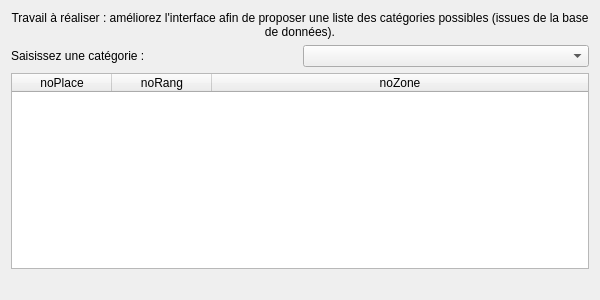
<?xml version="1.0" encoding="UTF-8"?>
<ui version="4.0">
 <class>fct_comp_2</class>
 <widget class="QDialog" name="fct_comp_2">
  <property name="geometry">
   <rect>
    <x>0</x>
    <y>0</y>
    <width>600</width>
    <height>300</height>
   </rect>
  </property>
  <property name="windowTitle">
   <string>Liste des places d'une catégorie (version 2)</string>
  </property>
  <layout class="QVBoxLayout" name="verticalLayout">
   <item>
    <widget class="QLabel" name="label">
     <property name="text">
      <string>Travail à réaliser : améliorez l'interface afin de proposer une liste des catégories possibles (issues de la base de données).</string>
     </property>
     <property name="alignment">
      <set>Qt::AlignCenter</set>
     </property>
     <property name="wordWrap">
      <bool>true</bool>
     </property>
    </widget>
   </item>
   <item>
    <layout class="QHBoxLayout" name="horizontalLayout">
     <item>
      <widget class="QLabel" name="label_2">
       <property name="text">
        <string>Saisissez une catégorie :</string>
       </property>
      </widget>
     </item>
     <item>
      <widget class="QComboBox" name="comboBox">
       <item>
        <property name="text">
         <string/>
        </property>
       </item>
       <item>
        <property name="text">
         <string>orchestre</string>
        </property>
       </item>
       <item>
        <property name="text">
         <string>balcon</string>
        </property>
       </item>
       <item>
        <property name="text">
         <string>poulailler</string>
        </property>
       </item>
      </widget>
     </item>
    </layout>
   </item>
   <item>
    <widget class="QTableWidget" name="table_fct_comp_2">
     <attribute name="horizontalHeaderMinimumSectionSize">
      <number>50</number>
     </attribute>
     <attribute name="horizontalHeaderStretchLastSection">
      <bool>true</bool>
     </attribute>
     <attribute name="verticalHeaderVisible">
      <bool>false</bool>
     </attribute>
     <column>
      <property name="text">
       <string>noPlace</string>
      </property>
     </column>
     <column>
      <property name="text">
       <string>noRang</string>
      </property>
     </column>
     <column>
      <property name="text">
       <string>noZone</string>
      </property>
     </column>
    </widget>
   </item>
   <item>
    <widget class="QLabel" name="label_fct_comp_2">
     <property name="text">
      <string/>
     </property>
     <property name="alignment">
      <set>Qt::AlignCenter</set>
     </property>
    </widget>
   </item>
  </layout>
 </widget>
 <resources/>
 <connections/>
 <slots>
  <slot>refreshResult()</slot>
 </slots>
</ui>
